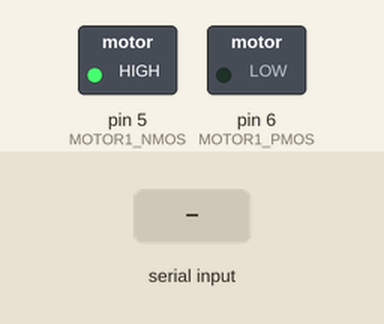
Simulated run of this program. Board: Arduino Nano, built with avr-gcc and run on an emulated ATmega328P. Parts: switched loads named in the program (green lamp = pin HIGH). Inputs (shaded band) come from the test bench.

Above: at 1.2 s.
1.3 s: "1" received over Serial
At 2.2 s:
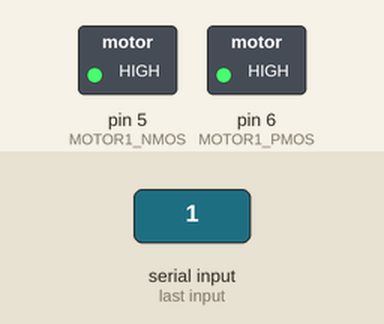
2.8 s: "0" received over Serial
At 3.3 s:
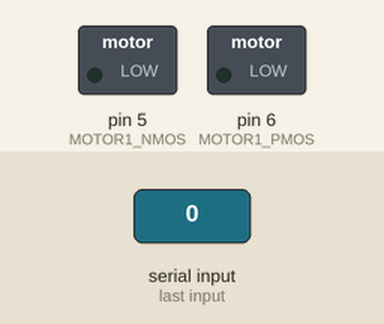
4.3 s: "z" received over Serial
At 5.7 s:
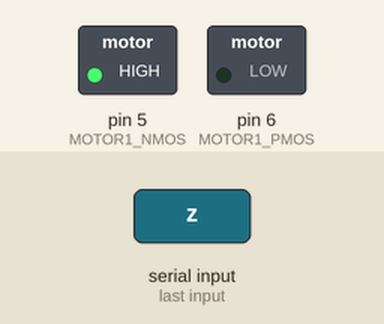
Timing chart, 0 to 7.3 s (numbered marks = the images above; inputs shaded):
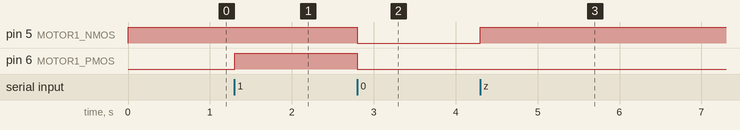

Measured:
- after the input at 1.3 s, pin 6 (MOTOR1_PMOS): LOW → HIGH at once
- after the input at 2.8 s, pin 5 (MOTOR1_NMOS), pin 6 (MOTOR1_PMOS): HIGH → LOW at once
- after the input at 4.3 s, pin 5 (MOTOR1_NMOS): LOW → HIGH at once

The program:

main.cpp
```cpp
#include <Arduino.h>

#define deadtime 2      // us
#define MOTOR1_PMOS PD6 // Pin 6 of ardunio nano
#define MOTOR1_NMOS PD5 // Pin 5 of arduino nano
enum output_state { OUTPUT_HIGH = 1, OUTPUT_LOW = 2, OUTPUT_NEUTRAL = 0 };

output_state motor1 = OUTPUT_NEUTRAL;

void output_fsm(output_state desired_state);

void setup() {
  // put your setup code here, to run once:
  Serial.begin(9600);
  DDRD |=
      (1 << MOTOR1_PMOS) | (1 << MOTOR1_NMOS); // define Pin 5 and 6 as output
  output_fsm(OUTPUT_NEUTRAL); // initialise fsm with neutral state
}

void loop() {
  // put your main code here, to run repeatedly:
  while (Serial.available() > 0) {

    char c = Serial.read();
    if (c == '1') {
      output_fsm(OUTPUT_HIGH);
    } else if (c == '0') {
      output_fsm(OUTPUT_LOW);
    } else if (c == 'z') {
      output_fsm(OUTPUT_NEUTRAL);
    }
  }
}

void output_fsm(output_state desired_state) {
  if (motor1 == OUTPUT_NEUTRAL) {
    if (desired_state == OUTPUT_NEUTRAL) {
// turn both MOS OFF
#ifndef INVERTED_OUTPUTS
      PORTD |= (1 << MOTOR1_PMOS);  // Pin6 HIGH
      PORTD &= ~(1 << MOTOR1_NMOS); // Pin5 LOW
#else
      PORTD &= ~(1 << MOTOR1_PMOS); // Pin6 LOW
      PORTD |= (1 << MOTOR1_NMOS);  // Pin5 HIGH
#endif

      motor1 = OUTPUT_NEUTRAL;
    } else if (desired_state == OUTPUT_HIGH) {
// turn pmos on
#ifndef INVERTED_OUTPUTS
      PORTD &= ~(1 << MOTOR1_NMOS) & ~(1 << MOTOR1_PMOS); // Pin 5 and 6 LOW
#else
      PORTD |= (1 << MOTOR1_NMOS) | (1 << MOTOR1_PMOS); // Pin 5 and 6 HIGH
#endif
      motor1 = OUTPUT_HIGH;
    } else if (desired_state == OUTPUT_LOW) {
// turn nmos on
#ifndef INVERTED_OUTPUTS
      PORTD |= (1 << MOTOR1_NMOS) | (1 << MOTOR1_PMOS); // Pin 5 and 6 HIGH
#else
      PORTD &= ~(1 << MOTOR1_NMOS) & ~(1 << MOTOR1_PMOS); // Pin 5 and 6 LOW
#endif
      motor1 = OUTPUT_LOW;
    } else {
#ifndef INVERTED_OUTPUTS
      PORTD |= (1 << MOTOR1_PMOS);  // Pin6 HIGH
      PORTD &= ~(1 << MOTOR1_NMOS); // Pin5 LOW
#else
      PORTD &= ~(1 << MOTOR1_PMOS); // Pin6 LOW
      PORTD |= (1 << MOTOR1_NMOS);  // Pin5 HIGH
#endif
      motor1 = OUTPUT_NEUTRAL;
    }
  } else if (motor1 == OUTPUT_HIGH) {
    if (desired_state == OUTPUT_NEUTRAL) {
// turn both mos OFF
#ifndef INVERTED_OUTPUTS
      PORTD |= (1 << MOTOR1_PMOS);  // Pin6 HIGH
      PORTD &= ~(1 << MOTOR1_NMOS); // Pin5 LOW
#else
      PORTD &= ~(1 << MOTOR1_PMOS); // Pin6 LOW
      PORTD |= (1 << MOTOR1_NMOS);  // Pin5 HIGH
#endif
      delayMicroseconds(deadtime);
      motor1 = OUTPUT_NEUTRAL;
    } else if (desired_state == OUTPUT_HIGH) {
// turn pmos on
#ifndef INVERTED_OUTPUTS
      PORTD &= ~(1 << MOTOR1_PMOS); // Pin6 LOW
      PORTD &= ~(1 << MOTOR1_NMOS); // Pin5 LOW
#else
      PORTD |= (1 << MOTOR1_PMOS); // Pin6 HIGH
      PORTD |= (1 << MOTOR1_NMOS); // Pin5 HIGH
#endif
      motor1 = OUTPUT_HIGH;
    } else if (desired_state == OUTPUT_LOW) {
// turn pmos off
#ifndef INVERTED_OUTPUTS
      PORTD |= (1 << MOTOR1_PMOS);  // Pin6 HIGH
      PORTD &= ~(1 << MOTOR1_NMOS); // Pin5 LOW
#else
      PORTD &= ~(1 << MOTOR1_PMOS); // Pin6 LOW
      PORTD |= (1 << MOTOR1_NMOS);  // Pin5 HIGH
#endif
      delayMicroseconds(deadtime);
      motor1 = OUTPUT_NEUTRAL;

      // now turn on the mos
      output_fsm(OUTPUT_LOW);
    } else {
#ifndef INVERTED_OUTPUTS
      PORTD |= (1 << MOTOR1_PMOS);  // Pin6 HIGH
      PORTD &= ~(1 << MOTOR1_NMOS); // Pin5 LOW
#else
      PORTD &= ~(1 << MOTOR1_PMOS); // Pin6 LOW
      PORTD |= (1 << MOTOR1_NMOS);  // Pin5 HIGH
#endif
      motor1 = OUTPUT_NEUTRAL;
    }
  } else if (motor1 == OUTPUT_LOW) {
    if (desired_state == OUTPUT_NEUTRAL) {
// turn both MOS OFF
#ifndef INVERTED_OUTPUTS
      PORTD |= (1 << MOTOR1_PMOS);  // Pin6 HIGH
      PORTD &= ~(1 << MOTOR1_NMOS); // Pin5 LOW
#else
      PORTD &= ~(1 << MOTOR1_PMOS); // Pin6 LOW
      PORTD |= (1 << MOTOR1_NMOS);  // Pin5 HIGH
#endif
      delayMicroseconds(deadtime);
      motor1 = OUTPUT_NEUTRAL;
    } else if (desired_state == OUTPUT_HIGH) {
// turn nmos off
#ifndef INVERTED_OUTPUTS
      PORTD |= (1 << MOTOR1_PMOS);  // Pin6 HIGH
      PORTD &= ~(1 << MOTOR1_NMOS); // Pin5 LOW
#else
      PORTD &= ~(1 << MOTOR1_PMOS); // Pin6 LOW
      PORTD |= (1 << MOTOR1_NMOS);  // Pin5 HIGH
#endif
      delayMicroseconds(deadtime);
      motor1 = OUTPUT_NEUTRAL;

      output_fsm(OUTPUT_HIGH);
    } else if (desired_state == OUTPUT_LOW) {
// turn nmos on
#ifndef INVERTED_OUTPUTS
      PORTD |= (1 << MOTOR1_PMOS); // Pin6 HIGH
      PORTD |= (1 << MOTOR1_NMOS); // Pin5 HIGH
#else
      PORTD &= ~(1 << MOTOR1_PMOS); // Pin6 LOW
      PORTD &= ~(1 << MOTOR1_NMOS); // Pin5 LOW
#endif
      motor1 = OUTPUT_LOW;
    } else {
#ifndef INVERTED_OUTPUTS
      PORTD |= (1 << MOTOR1_PMOS);  // Pin6 HIGH
      PORTD &= ~(1 << MOTOR1_NMOS); // Pin5 LOW
#else
      PORTD &= ~(1 << MOTOR1_PMOS); // Pin6 LOW
      PORTD |= (1 << MOTOR1_NMOS);  // Pin5 HIGH
#endif
      motor1 = OUTPUT_NEUTRAL;
    }
  } else {
#ifndef INVERTED_OUTPUTS
    PORTD |= (1 << MOTOR1_PMOS);  // Pin6 HIGH
    PORTD &= ~(1 << MOTOR1_NMOS); // Pin5 LOW
#else
    PORTD &= ~(1 << MOTOR1_PMOS); // Pin6 LOW
    PORTD |= (1 << MOTOR1_NMOS);  // Pin5 HIGH
#endif
    motor1 = OUTPUT_NEUTRAL;
  }
}
```
